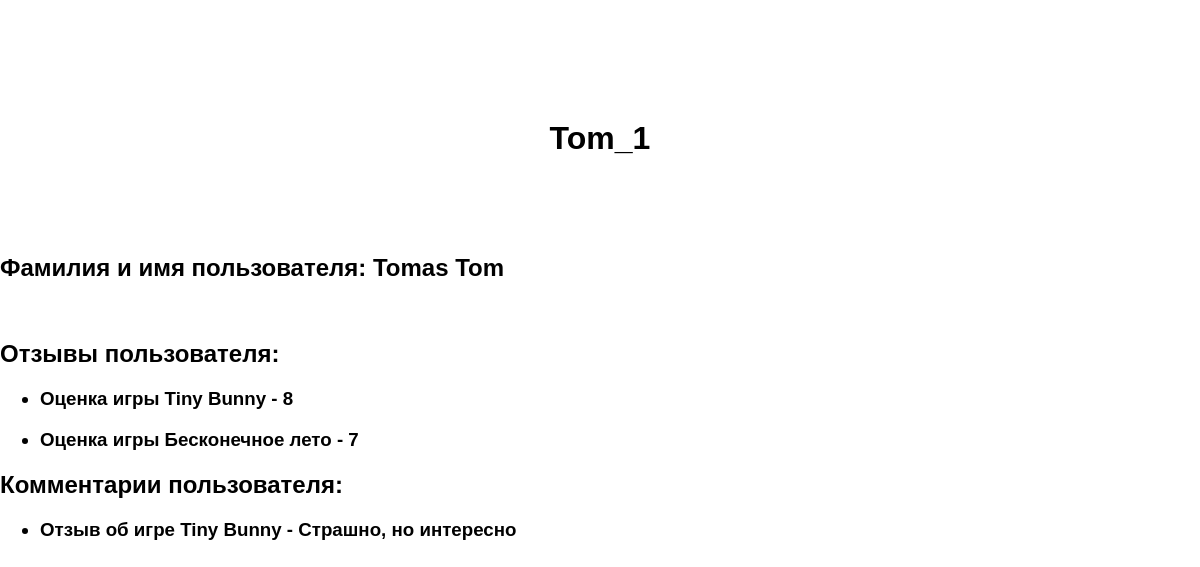
Page /list_user/4/ (signed in) on the committed database.
### models.py (models this page shows)
class User(db.Model):
    id = db.Column(db.Integer, primary_key=True)
    username = db.Column(db.String(50), unique=True, nullable=False)
    firstname = db.Column(db.String(50), nullable=False)
    lastname = db.Column(db.String(50), nullable=False)
    password = db.Column(db.String(200), nullable=False)

class Rating(db.Model):
    id = db.Column(db.Integer, primary_key=True)
    user_id = db.Column(db.Integer, db.ForeignKey('user.id'))
    game_id = db.Column(db.Integer, db.ForeignKey('game.id'))
    score = db.Column(db.Integer)
    game = db.relationship('Game', backref='ratings')
    user = db.relationship('User', backref='ratings')

class Game(db.Model):
    id = db.Column(db.Integer, primary_key=True)
    title = db.Column(db.String(255))
    description = db.Column(db.Text)
    rating_critics = db.Column(db.Integer)
    price = db.Column(db.Float)
    feedback_critics = db.Column(db.Text)

class Feedback(db.Model):
    id = db.Column(db.Integer, primary_key=True)
    user_id = db.Column(db.Integer, db.ForeignKey('user.id'))
    game_id = db.Column(db.Integer, db.ForeignKey('game.id'))
    feedback_user = db.Column(db.Text)
    game = db.relationship('Game', backref='feedbacks')
    user = db.relationship('User', backref='feedbacks')

### app.py (the view)
@app.route('/list_user/<int:user_id>/')
def get_user(user_id):
    user = User.query.get(user_id)
    if not user:
        return render_template('404.html'), 404
    ratings = Rating.query.filter_by(user_id=user_id).all()
    feedbacks = Feedback.query.filter_by(user_id=user_id).all()
    return render_template('user.html', user=user, ratings=ratings, feedbacks=feedbacks)

### templates/user.html (shortened to what this page needs)
<!DOCTYPE html>
<html lang="en">
<head>
</head>
<body>
    <h1>{{ user.username }}</h1>
    <br>
    <br>
    <h2>Фамилия и имя пользователя: {{ user.lastname }} {{ user.firstname }}</h2>
    <br>
    <h2>Отзывы пользователя:</h2>
<ul>
    {% for rating in ratings %}
        <h3><li>Оценка игры {{ rating.game.title }} - {{ rating.score }}</li></h3>
    {% endfor %}
</ul>
<h2>Комментарии пользователя:</h2>
<ul>
    {% for feedback in feedbacks %}
        <h3><li>Отзыв об игре {{ feedback.game.title }} - {{ feedback.feedback_user }}</li></h3>
    {% endfor %}
</ul>
</body>
</html>

### templates/user.html (style rules this page uses)
h1 { padding: 20px; border-radius: 10px; text-align: center; margin-top: 100px; }
body { background-image: url('/photo/important/user.jpg'); background-size: cover; background-repeat: no-repeat; font-family: Arial, sans-serif; margin: 0; padding: 0; color: black; text-shadow: 0 0 5px white, 0 0 10px white; }

### rows in the picture
User: username "Tom_1", lastname "Tomas", firstname "Tom"
Rating: game "Tiny Bunny", score "8"
Rating: game "Бесконечное лето", score "7"
Feedback: game "Tiny Bunny", feedback_user "Страшно, но интересно"
